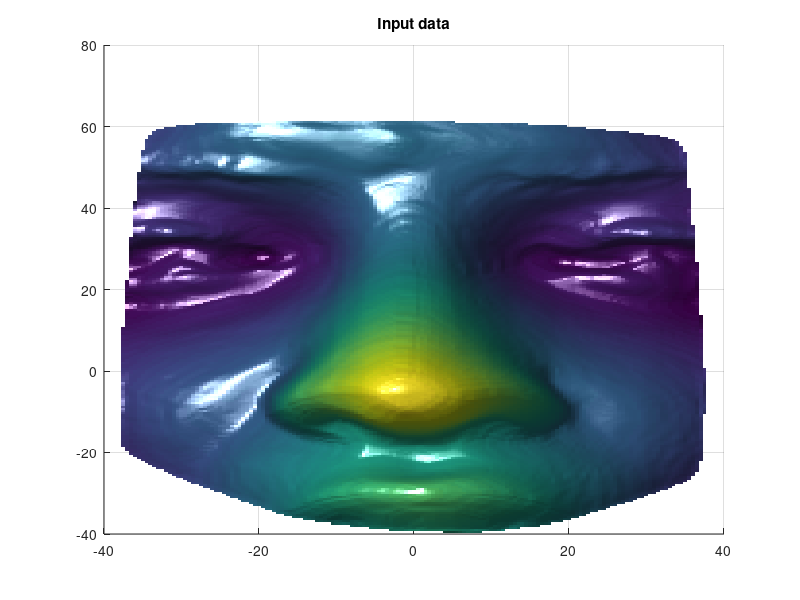

This figure's MATLAB source: (Note: this script raises an error after producing the figure.)
% Written by: Mehryar Emambakhsh
% Email: mehryar_emam@yahoo.com
% Date: 25 June 2017
% Paper:
% M. Emambakhsh and A. Evans, “Nasal patches and curves for an expression-robust 3D face recognition,” 
% IEEE Transactions on Pattern Analysis and Machine Intelligence (PAMI), vol. 39, no. 5, pp. 995-1007, 2017. 

function Demo_spherical_patched
% This function is a demo for the spherical patches feature extraction from
% the Gabor-wavelet filtered normal maps. It uses an uploaded 3D model of
% the nose. It can work in two modes: (1) uniformly selected landmarks and
% (2) nasal landmarks explained in the above PAMI paper.
% After loading the landmarks, it then applies the Gabor-wavelets and
% computes the maximum per orientation.
% Then normal vectors are computed for each maximum scale image. And
% finally, the spherical patches are computed over the nasal region and
% feature vectors are concatenated to form the final feature vector. 

clc
close all
clear all
warning off

%%%%%%%%%%%%% Loading the 2.5 depth map
load Sample_Nose.mat
input_data = rotated_nose;
figure, surf(input_data(:, :, 1), input_data(:, :, 2), input_data(:, :, 3), 'linestyle', 'none')
view(0, 90), camlight left, title('Input data')
%%%%%%%%%%%%%%%%%%%%%%%%%%%%%%%%%%%

%%%%%%%%%%%%% Setting up the landmarks over the depth map
Using_uniform_landmarks = false;
if Using_uniform_landmarks
    my_x_res = 5;
    my_y_res = 6.5;
    my_landmarks = create_uniform_landmarks(input_data, my_x_res, my_y_res);
else
    vertical_div = 5;
    horiz_div = 5;
    my_landmarks = create_landmarks(input_data, L1, L2, E1, E2, N, TIP, SADDLE, vertical_div, horiz_div);
end
%%%%%%%%%%%%%%%%%%%%%%%%%%%%%%%%%%%%%%%%%%%%%%%%%%%%%%%%%

%%%%%%%%%%%% Plotting the landmarks
figure(1)
hold on,
plot3(my_landmarks(:, 1), my_landmarks(:, 2), my_landmarks(:, 3), 'r.')
%%%%%%%%%%%%%%%%%%%%%%%%%%%%%%%%%%%

%%%%%%%%%%%% Computing the Gabor-wavelets
max_ori = 4;
max_scale = 4;
all_layers = Gabor_wavelet_computer(input_data, max_ori, max_scale);
%%%%%%%%%%%%%%%%%%%%%%%%%%%%%%%%%%%%%%%%%

%%%%%%%%%%%%%%%% Plotting the Gabor-wavelet output
figure('Name', 'Maximal Gabor-wavelet outputs per orientation', 'NumberTitle','off');
subplot(2, 2, 1),
imagesc(all_layers(:, :, 1))
subplot(2, 2, 2),
imagesc(all_layers(:, :, 2))
subplot(2, 2, 3),
imagesc(all_layers(:, :, 3))
subplot(2, 2, 4),
imagesc(all_layers(:, :, 4))
%%%%%%%%%%%%%%%%%%%%%%%%%%%%%%%%%%%%%%%%%%%%%%%%%%

%%%%%%%%%%%%%%%% Computing the normal vectors
all_normal_maps = Normal_vector_computer(input_data(:, :, 1), input_data(:, :, 2), all_layers);
%%%%%%%%%%%%%%%%%%%%%%%%%%%%%%%%%%%%%%%%%%%%%

%%%%%%%%%%%%%%%%%%% Plotting the normal maps
figure('Name', 'Normal maps plot', 'NumberTitle','off')
for map_cnt = 1: length(all_normal_maps)
    curr_map = all_normal_maps{map_cnt};
    subplot(2, 2, map_cnt),
    imagesc(curr_map)
end
%%%%%%%%%%%%%%%%%%%%%%%%%%%%%%%%%%%%%%%%%%%%

%%%%%%%%%%%%%%%% Computing the feature space as the histogram of the spherical patches
R = 11;
hist_bins = [-1: 0.1: 1];
toDisplay = 1;
all_feat = feature_extraction_spheres(input_data(:, :, 1), input_data(:, :, 2), input_data(:, :, 3), my_landmarks, all_normal_maps, R, hist_bins, toDisplay);
%%%%%%%%%%%%%%%%%%%%%%%%%%%%%%%%%%%%%%%%%%%%%%%%%%%%%%%%%%%%%

%%%%%%%%%%%%%%% Plotting the feature space
figure, plot(all_feat), ylim([0, 1.5]), title('Extracted feature vector')
%%%%%%%%%%%%%%%%%%%%%%%%%%%%%%%%%%%%%%%%%%